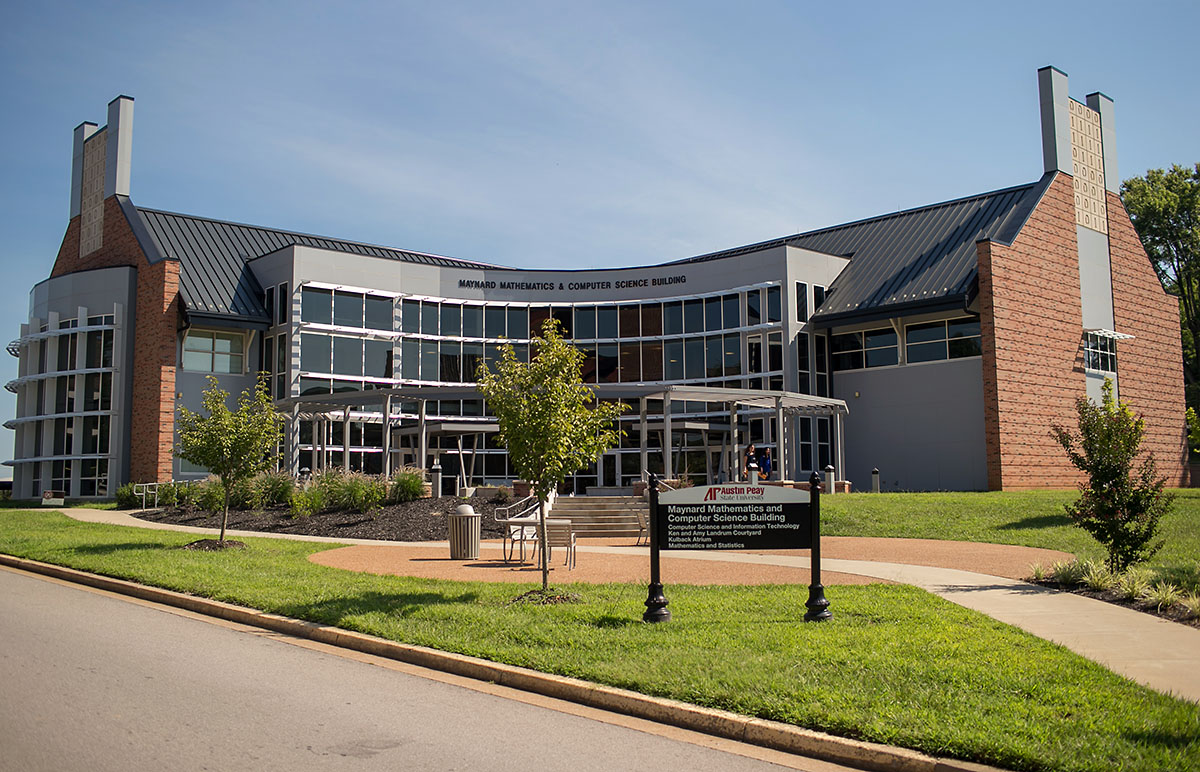
#> input picture AsciiArt/maynard.jpg, 1200 x 772 px
$ python ascii.py
#> lines starting #> are read from the running program, lines starting #| are printed output that depends on the picture
#> the answer given: maynard.jpg
#> the answer given: out.png
import numpy as np
from PIL import Image

## This code was adapted from the book Python Playground.
## by Mahesh Venkitachalam
## nostarch.com

## The code has been drasticly shortened for a summer camp.

gscale = "@%#*+=-:. "

def computeAverage(image):
    im = np.array(image)
    w,h = im.shape
    return np.average(im.reshape(w*h))

def convertImageToAscii(fileName, cols, scale):
#> called with fileName = 'maynard.jpg', cols = 80, scale = 0.43
    image = Image.open(fileName).convert('L')
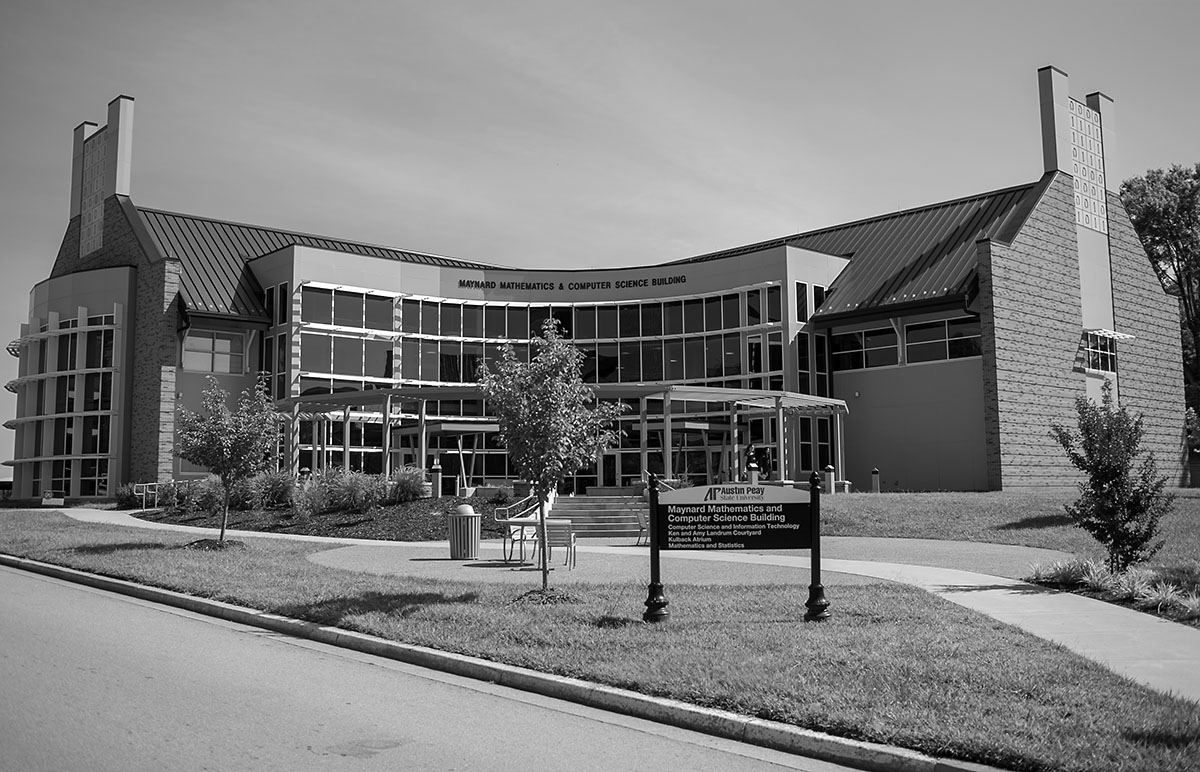
#> image: PIL image 1200x772 L; min 0, max 255, mean 125.8
    W, H = image.size
#> W = 1200; H = 772
    print("input image dims: %d x %d" % (W, H))
#| input image dims: 1200 x 772

    w = W // cols
#> w = 15
    h = w // scale
#> h = 34
    rows = int(H // h)
#> rows = 22

    print("cols: %d, rows: %d" % (cols, rows))
#| cols: 80, rows: 22
    print("tile dims: %d x %d" % (w, h))
#| tile dims: 15 x 34

    if cols > W or rows > H:
        print("Image too small for specified cols!")
        exit(0)

    asciiImg = []
    for j in range(rows):
        y1 = int(j*h)
        y2 = int((j+1)*h)
        if j == rows-1:
            y2 = H
        asciiImg.append("")
        for i in range(cols):
            x1 = i * w
            x2 = (i + 1) * w
            if i == cols-1:
                x2 = W

            img = image.crop((x1, y1, x2, y2))
            avg = int(computeAverage(img))
            maxGradient = len(gscale) - 1
            character =  gscale[int((avg*maxGradient)/255)]
            asciiImg[j] += character

    return asciiImg

def main():
    imgFile = input("Enter an filename to read: ")
    outFile = input("Enter the output file to write: ")

    scale = 0.43
    cols = 80

    print('generating ASCII art...')
    asciiImg = convertImageToAscii(imgFile, cols, scale)

    f = open(outFile, 'w')
    for row in asciiImg:
        f.write(row + '\n')
#> this loop made 22 passes

    f.close()
    print("ASCII art written to %s" % outFile)

main()
